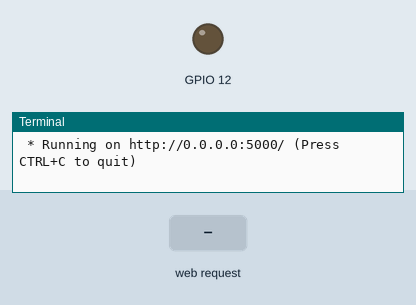
A program run on a simulated Raspberry Pi (BCM pin numbers). Parts: output pins drawn as LEDs (lit = HIGH), the last lines printed to the terminal. Inputs (shaded band) come from the test bench. The clock reads 2024-03-15 10:24:30 at power-on unless the program sets it.

Above: at 1.2 s.
1.3 s: HTTP request for / received with the fields action=on
At 2.5 s:
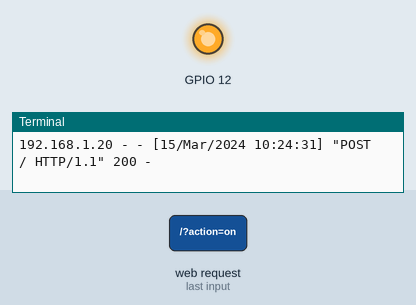
2.8 s: HTTP request for / received with the fields action=off
At 3.8 s:
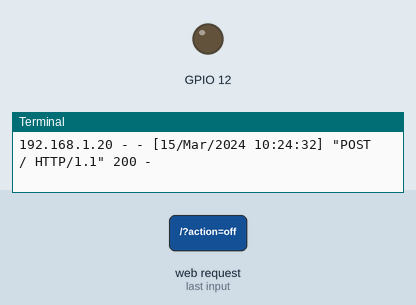
Timing chart, 0 to 5.8 s (numbered marks = the images above; inputs shaded):
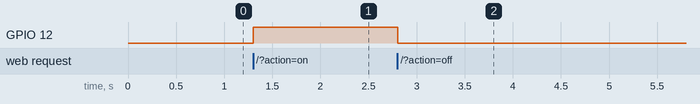

The program:

app.py
```python
from flask import Flask, request, render_template
import RPi.GPIO as GPIO
from datetime import datetime

GPIO.setmode(GPIO.BCM)
GPIO.setup(12, GPIO.OUT)

app = Flask(__name__)

@app.route('/', methods=['GET', 'POST'])
def control_led():
    led_status = "unbekannt"
    timestamp = ""

    if request.method == 'POST':
        led_status = request.form.get('action')
        timestamp = datetime.now().strftime("%Y-%m-%d %H:%M:%S")
        if led_status == "on":
            GPIO.output(12, GPIO.HIGH)
        elif led_status == "off":
            GPIO.output(12, GPIO.LOW)

    return render_template('index.html', led_status=led_status, timestamp=timestamp)

if __name__ == '__main__':
    app.run(debug=True, host='0.0.0.0')

@app.teardown_appcontext
def cleanup(exception=None):
    GPIO.cleanup()
```

Measured:
- after the input at 1.3 s, GPIO 12: LOW → HIGH at once
- after the input at 2.8 s, GPIO 12: HIGH → LOW at once
